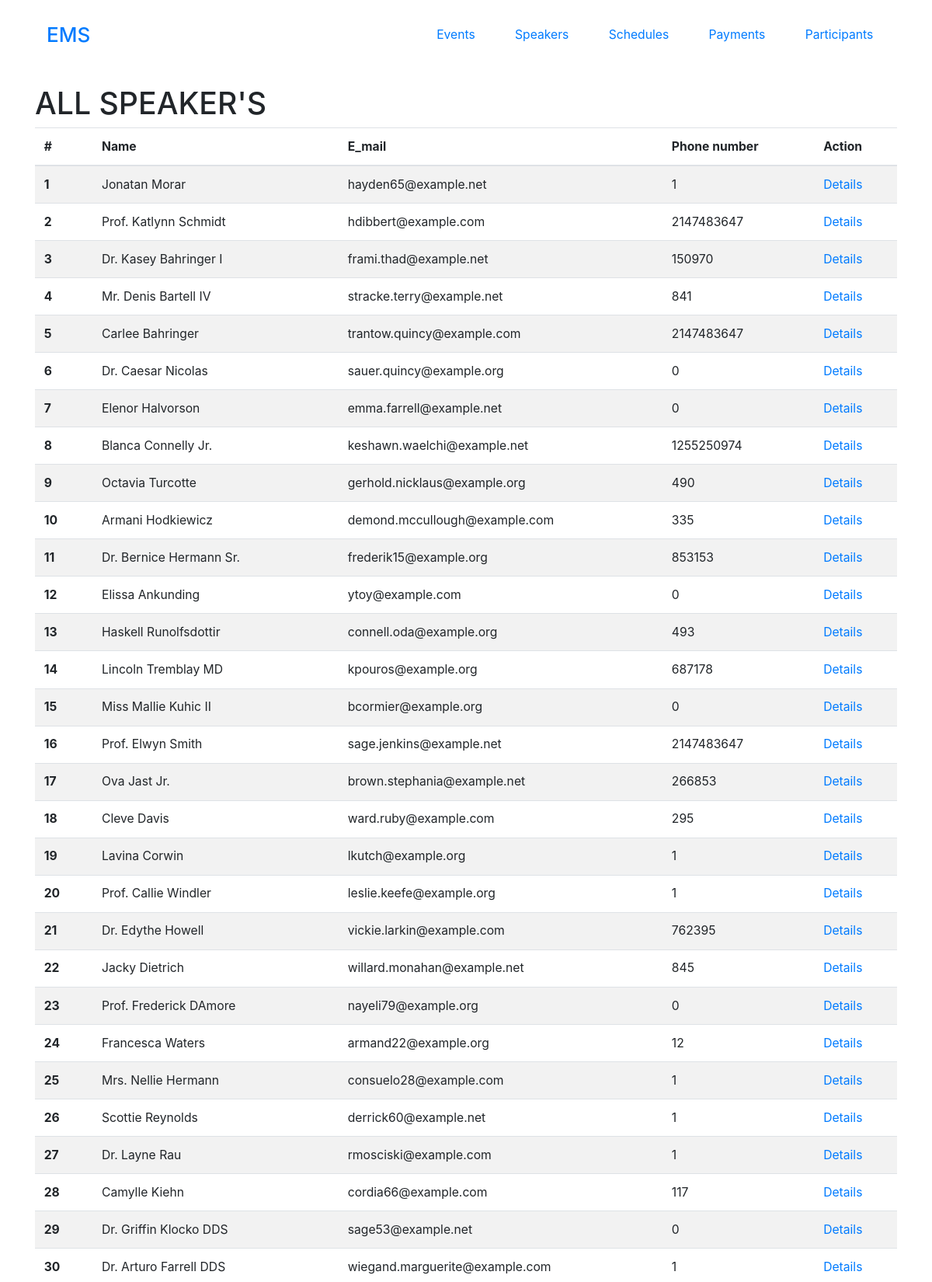
The app's page /speakers/all-speakers/ (upper part) with its own data.
### speaker/models.py (models this page shows, shortened)
class Speaker(models.Model):
    name = models.CharField(max_length=150)
    biography = models.TextField()
    photo = models.ImageField(upload_to='speaker/logo/', blank=True)
    email = models.EmailField()
    phone_number = models.CharField(max_length=20)
    linkedin = models.URLField(blank=True, null=True)
    twitter = models.URLField(blank=True, null=True)
    instagram = models.URLField(blank=True, null=True)

### speaker/views.py (the view)
# urls.py: path('all-speakers/', views.all_speakers, name=''),
def all_speakers(request):
    speaker = Speaker.objects.all()
    return render(request, 'speaker/all_speakers.html', {'speaker': speaker})

### templates/speaker/all_speakers.html (shortened to what this page needs)
{% extends 'base.html' %}
{%block content %}
<h1>ALL SPEAKER'S</h1>
<table class="table table-striped">
  <thead>
    <tr>
      <th scope="col">#</th>
      <th scope="col">Name</th>
      <th scope="col">E_mail</th>
      <th scope="col">Phone number</th>
      <th scope="col">Action</th>
    </tr>
  </thead>
  <tbody>
    {% for speaker in speaker %}
    <tr>
      <th scope="row">{{speaker.id}}</th>
      <td style="max-width: 300px">{{speaker.name}}</td>
      <td>{{speaker.email}}</td>
      <td>{{speaker.phone_number}}</td>
      <td>
        <a
          href="/speakers/{{speaker.name}}"
          class="link-primary link-offset-2 link-underline-opacity-25 link-underline-opacity-100-hover"
          >Details</a
        >
      </td>
    </tr>
    {% endfor %}
  </tbody>
</table>
{% endblock content %}

### static/css/styles.css (style rules this page uses)
* { margin: 0; padding: 0; box-sizing: border-box; }
html { font-size: 98%; }

### records on screen
Speaker: id "1", name "Jonatan Morar", email "hayden65@example.net", phone_number "1"
Speaker: id "2", name "Prof. Katlynn Schmidt", email "hdibbert@example.com", phone_number "2147483647"
Speaker: id "3", name "Dr. Kasey Bahringer I", email "frami.thad@example.net", phone_number "150970"
Speaker: id "4", name "Mr. Denis Bartell IV", email "stracke.terry@example.net", phone_number "841"
Speaker: id "5", name "Carlee Bahringer", email "trantow.quincy@example.com", phone_number "2147483647"
Speaker: id "6", name "Dr. Caesar Nicolas", email "sauer.quincy@example.org", phone_number "0"
Speaker: id "7", name "Elenor Halvorson", email "emma.farrell@example.net", phone_number "0"
Speaker: id "8", name "Blanca Connelly Jr.", email "keshawn.waelchi@example.net", phone_number "1255250974"
Speaker: id "9", name "Octavia Turcotte", email "gerhold.nicklaus@example.org", phone_number "490"
Speaker: id "10", name "Armani Hodkiewicz", email "demond.mccullough@example.com", phone_number "335"
Speaker: id "11", name "Dr. Bernice Hermann Sr.", email "frederik15@example.org", phone_number "853153"
Speaker: id "12", name "Elissa Ankunding", email "ytoy@example.com", phone_number "0"
Speaker: id "13", name "Haskell Runolfsdottir", email "connell.oda@example.org", phone_number "493"
Speaker: id "14", name "Lincoln Tremblay MD", email "kpouros@example.org", phone_number "687178"
Speaker: id "15", name "Miss Mallie Kuhic II", email "bcormier@example.org", phone_number "0"
Speaker: id "16", name "Prof. Elwyn Smith", email "sage.jenkins@example.net", phone_number "2147483647"
Speaker: id "17", name "Ova Jast Jr.", email "brown.stephania@example.net", phone_number "266853"
Speaker: id "18", name "Cleve Davis", email "ward.ruby@example.com", phone_number "295"
Speaker: id "19", name "Lavina Corwin", email "lkutch@example.org", phone_number "1"
Speaker: id "20", name "Prof. Callie Windler", email "leslie.keefe@example.org", phone_number "1"
Speaker: id "21", name "Dr. Edythe Howell", email "vickie.larkin@example.com", phone_number "762395"
Speaker: id "22", name "Jacky Dietrich", email "willard.monahan@example.net", phone_number "845"
Speaker: id "23", name "Prof. Frederick DAmore", email "nayeli79@example.org", phone_number "0"
Speaker: id "24", name "Francesca Waters", email "armand22@example.org", phone_number "12"
Speaker: id "25", name "Mrs. Nellie Hermann", email "consuelo28@example.com", phone_number "1"
Speaker: id "26", name "Scottie Reynolds", email "derrick60@example.net", phone_number "1"
Speaker: id "27", name "Dr. Layne Rau", email "rmosciski@example.com", phone_number "1"
Speaker: id "28", name "Camylle Kiehn", email "cordia66@example.com", phone_number "117"
Speaker: id "29", name "Dr. Griffin Klocko DDS", email "sage53@example.net", phone_number "0"
Speaker: id "30", name "Dr. Arturo Farrell DDS", email "wiegand.marguerite@example.com", phone_number "1"
